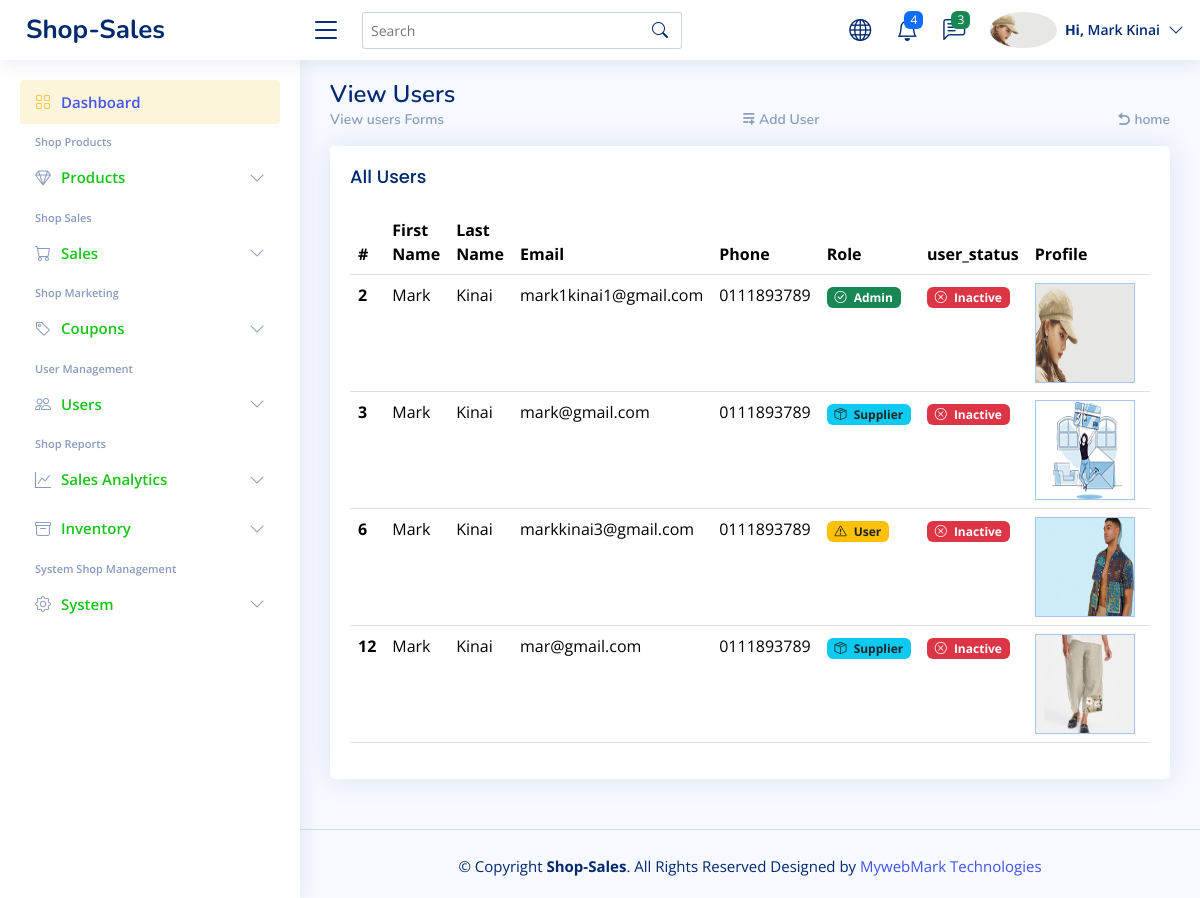
/admin/users-manage.php (signed in), run on the app's committed database.
### tables this page shows
CREATE TABLE `users` (
  `id` int(11) UNSIGNED NOT NULL,
  `first_name` varchar(100) NOT NULL,
  `last_name` varchar(100) NOT NULL,
  `email` varchar(255) NOT NULL,
  `phone` varchar(20) NOT NULL,
  `street_address` varchar(255) DEFAULT NULL,
  `city` varchar(100) DEFAULT NULL,
  `postal_code` varchar(20) DEFAULT NULL,
  `additional_info` text DEFAULT NULL,
  `password` varchar(255) NOT NULL,
  `role_as` tinyint(1) NOT NULL DEFAULT 0 COMMENT '0=User, 1=Admin, 2=Supplier',
  `profile_picture` varchar(255) DEFAULT NULL,
  `agreed_to_terms` tinyint(1) NOT NULL DEFAULT 0,
  `created_at` timestamp NOT NULL DEFAULT current_timestamp(),
  `updated_at` timestamp NOT NULL DEFAULT current_timestamp() ON UPDATE current_timestamp(),
  `user_status` enum('active','inactive') NOT NULL DEFAULT 'active'
);

### functions/myfunctions.php (called while the page is built, shortened)
<?php
function getAll($table)
{
    global $conn;
    $query = "SELECT * FROM $table";
    return $query_run = mysqli_query($conn, $query);
}
?>

### admin/users-manage.php (the view, shortened to what this page needs)
<?php
include('includes/header.php');
?>
<main id="main" class="main">
     <div class="pagetitle">
          <h1>View Users</h1>
          <nav>
               <ol class="breadcrumb">
                    <li class="breadcrumb-item">View users Forms</li>
                    <a href="users-add.php" title="Add new User">
                         <i class=" ri-menu-add-line"></i> Add User
                    </a>
                    <li class="breadcrumb-item active">
                         <a href="index.php">
                              <i class="ri-arrow-go-back-fill"></i>
                              home</a>
                    </li>
               </ol>
          </nav>
     </div>
     <section class="section">
          <div class="row">
               <div class="col-lg-12">
                    <div class="card">
                         <div class="card-body">
                              <h5 class="card-title">All Users</h5>
                              <div class="table-responsive">
                                   <table class="table datatable">
                                        <thead>
                                             <tr>
                                                  <th scope="col">#</th>
                                                  <th scope="col">First Name</th>
                                                  <th scope="col">Last Name</th>
                                                  <th scope="col">Email</th>
                                                  <th scope="col">Phone</th>
                                                  <th scope="col">Role</th>
                                                  <th scope="col">user_status</th>
                                                  <th scope="col">Profile</th>
                                                  <th scope="col">Action</th>
                                             </tr>
                                        </thead>
                                        <tbody>
                                             <?php
                                             $users = getAll("users");
                                             if (mysqli_num_rows($users) > 0) {
                                                  foreach ($users as $item) {
                                             ?>
                                                       <tr>
                                                            <th><?= $item['id']; ?></th>
                                                            <td><?= $item['first_name']; ?></td>
                                                            <td><?= $item['last_name']; ?></td>
                                                            <td><?= $item['email']; ?></td>
                                                            <td><?= $item['phone']; ?></td>
                                                            <td>
                                                                 <?php if ($item['role_as'] == 1) : ?>
                                                                      <span class="badge bg-success"><i class="bi bi-check-circle me-1"></i> Admin</span>
                                                                 <?php elseif ($item['role_as'] == 2) : ?>
                                                                      <span class="badge bg-info text-dark"><i class="bi bi-box-seam me-1"></i> Supplier</span>
                                                                 <?php else : ?>
                                                                      <span class="badge bg-warning text-dark"><i class="bi bi-exclamation-triangle me-1"></i> User</span>
                                                                 <?php endif; ?>
                                                            </td>
                                                            <td>
                                                                 <?php if ($item['user_status'] == 'active') : ?>
                                                                      <span class="badge bg-success"><i class="bi bi-check-circle me-1"></i> Active</span>
                                                                 <?php else : ?>
                                                                      <span class="badge bg-danger"><i class="bi bi-x-circle me-1"></i> Inactive</span>
                                                                 <?php endif; ?>
                                                            </td>
                                                            <td><img src="../uploads/profile/<?= $item['profile_picture']; ?>" alt="<?= $item['first_name']; ?>" width="100" height="100" style="border: 1px solid #a5c5fe;"></td>
                                                            <td>
                                                            </td>
                                                       </tr>
                                             <?php
                                                  }
                                             } else {
                                                  echo "No record found";
                                             }
                                             ?>
                                        </tbody>
                                   </table>
                              </div>
                         </div>
                    </div>
               </div>
          </div>
     </section>
</main>
<?php
include('includes/footer.php')
?>

### admin/includes/topbar.php (shortened to what this page needs)
<?php
include('../admin/config/dbcon.php');
$user_id = $_SESSION['auth_user']['id'];
$user_query = "SELECT * FROM `users` WHERE `id`='$user_id'";
$user_query_run = mysqli_query($conn, $user_query);
if (mysqli_num_rows($user_query_run) > 0) {
  $user_data = mysqli_fetch_array($user_query_run);
  $fullName = $user_data['first_name'] . " " . $user_data['last_name'];
}
?>
<header id="header" class="header fixed-top d-flex align-items-center">
  <div class="d-flex align-items-center justify-content-between">
    <a href="index.php" class="logo d-flex align-items-center">
      <span class="d-none d-lg-block">Shop-Sales</span>
    </a>
    <i class="bi bi-list toggle-sidebar-btn"></i>
  </div>
  <div class="search-bar">
    <form class="search-form d-flex align-items-center" method="POST" action="#">
      <input type="text" name="query" placeholder="Search" title="Enter search keyword">
      <button type="submit" title="Search"><i class="bi bi-search"></i></button>
    </form>
  </div>
  <nav class="header-nav ms-auto">
    <ul class="d-flex align-items-center">
      <li class="nav-item dropdown">
        <a class="nav-link nav-icon" href="#" data-bs-toggle="dropdown">
          <i class="bi bi-globe"></i>
        </a>
      <li class="nav-item dropdown">
        <a class="nav-link nav-icon" href="#" data-bs-toggle="dropdown">
          <i class="bi bi-bell"></i>
          <span class="badge bg-primary badge-number">4</span>
        </a>
      <li class="nav-item dropdown">
        <a class="nav-link nav-icon" href="#" data-bs-toggle="dropdown">
          <i class="bi bi-chat-left-text"></i>
          <span class="badge bg-success badge-number">3</span>
        </a>
      </li>
      <li class="nav-item dropdown pe-3">
        <a class="nav-link nav-profile d-flex align-items-center pe-0" href="#" data-bs-toggle="dropdown">
        <img src="../uploads/profile/<?= $user_data['profile_picture'] ?>" alt="<?= $fullName ?>" class="rounded-circle">
          <?php
          if (isset($fullName)) {
            echo "<span class='d-none d-lg-block ps-2'><span class='fw-bold'>Hi,</span> $fullName</span>";
          } else {
            echo "<span class='d-none d-lg-block ps-2'><span class='fw-bold'>Hi,</span> User</span>";
          }
          ?>
          <i class="bi bi-chevron-down d-none d-lg-block ps-2"></i>
        </a>
      </li>
    </ul>
  </nav>
</header>

### admin/assets/css/style.css (style rules this page uses)
:root { scroll-behavior: smooth; }
body { font-family: "Open Sans", sans-serif; background: #f6f9ff; color: #444444; }
a { color: #4154f1; text-decoration: none; }
h1, h2, h3, h4, h5, h6 { font-family: "Nunito", sans-serif; }
#main { margin-top: 60px; padding: 20px 30px; transition: all 0.3s; }
.pagetitle { margin-bottom: 10px; }
.pagetitle h1 { font-size: 24px; margin-bottom: 0; font-weight: 600; color: #012970; }
.card { margin-bottom: 30px; border: none; border-radius: 5px; box-shadow: 0px 0 30px rgba(1, 41, 112, 0.1); }
.card-title { padding: 20px 0 15px 0; font-size: 18px; font-weight: 500; color: #012970; font-family: "Poppins", sans-serif; }
.card-body { padding: 0 20px 20px 20px; }
.breadcrumb { font-size: 14px; font-family: "Nunito", sans-serif; color: #899bbd; font-weight: 600; }
.breadcrumb a { color: #899bbd; transition: 0.3s; }
.breadcrumb .breadcrumb-item::before { color: #899bbd; }
.breadcrumb .active { color: #51678f; font-weight: 600; }
.logo { line-height: 1; }
@media (min-width: 1200px) { .logo { width: 280px; } }
.logo span { font-size: 26px; font-weight: 700; color: #012970; font-family: "Nunito", sans-serif; }
.header { transition: all 0.5s; z-index: 997; height: 60px; box-shadow: 0px 2px 20px rgba(1, 41, 112, 0.1); background-color: #fff; padding-left: 20px; }
.header .toggle-sidebar-btn { font-size: 32px; padding-left: 10px; cursor: pointer; color: #012970; }
.header .search-bar { min-width: 360px; padding: 0 20px; }
.header .search-form { width: 100%; }
.header .search-form input { border: 0; font-size: 14px; color: #012970; border: 1px solid rgba(1, 41, 112, 0.2); padding: 7px 38px 7px 8px; border-radius: 3px; transition: 0.3s; width: 100%; }
.header .search-form button { border: 0; padding: 0; margin-left: -30px; background: none; }
.header .search-form button i { color: #012970; }
.header-nav ul { list-style: none; }
.header-nav>ul { margin: 0; padding: 0; }
.header-nav .nav-icon { font-size: 22px; color: #012970; margin-right: 25px; position: relative; }
.header-nav .nav-profile { color: #012970; }
.header-nav .nav-profile img { max-height: 36px; }
.header-nav .nav-profile span { font-size: 14px; font-weight: 600; }
.header-nav .badge-number { position: absolute; inset: -2px -5px auto auto; font-weight: normal; font-size: 12px; padding: 3px 6px; }
@media (min-width: 1200px) { #main, #footer { margin-left: 300px; } }

### admin/users-manage.php (style rules this page uses)
.breadcrumb { display: flex; justify-content: space-between; }

### data on the page
users: profile_picture (picture), fullName "Mark Kinai", id "2", first_name "Mark", last_name "Kinai", email "mark1kinai1@gmail.com", phone "0111893789", role_as 1 (drawn), user_status "Inactive"
users: id "3", first_name "Mark", last_name "Kinai", email "mark@gmail.com", phone "0111893789", role_as 2 (drawn), user_status "Inactive", profile_picture (picture)
users: id "6", first_name "Mark", last_name "Kinai", email "markkinai3@gmail.com", phone "0111893789", role_as "User", user_status "Inactive", profile_picture (picture)
users: id "12", first_name "Mark", last_name "Kinai", email "mar@gmail.com", phone "0111893789", role_as 2 (drawn), user_status "Inactive", profile_picture (picture)
